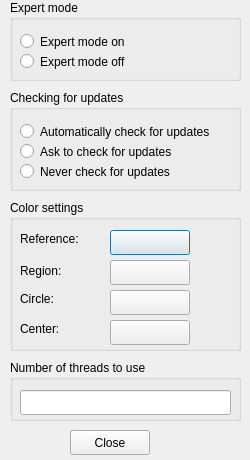
<?xml version="1.0" encoding="UTF-8"?>
<ui version="4.0">
 <class>OptionsGeneral</class>
 <widget class="QDialog" name="OptionsGeneral">
  <property name="geometry">
   <rect>
    <x>0</x>
    <y>0</y>
    <width>250</width>
    <height>460</height>
   </rect>
  </property>
  <property name="minimumSize">
   <size>
    <width>250</width>
    <height>460</height>
   </size>
  </property>
  <property name="maximumSize">
   <size>
    <width>250</width>
    <height>460</height>
   </size>
  </property>
  <property name="windowTitle">
   <string>I3S Pattern: Options</string>
  </property>
  <property name="windowIcon">
   <iconset resource="../resources.qrc">
    <normaloff>:/images/patternIcon.svg</normaloff>:/images/patternIcon.svg</iconset>
  </property>
  <property name="modal">
   <bool>true</bool>
  </property>
  <widget class="QGroupBox" name="groupBox">
   <property name="geometry">
    <rect>
     <x>10</x>
     <y>90</y>
     <width>231</width>
     <height>101</height>
    </rect>
   </property>
   <property name="title">
    <string>Checking for updates</string>
   </property>
   <widget class="QRadioButton" name="radAutoUpdates">
    <property name="geometry">
     <rect>
      <x>10</x>
      <y>30</y>
      <width>211</width>
      <height>23</height>
     </rect>
    </property>
    <property name="text">
     <string>Automatically check for updates</string>
    </property>
   </widget>
   <widget class="QRadioButton" name="radAskUpdates">
    <property name="geometry">
     <rect>
      <x>10</x>
      <y>50</y>
      <width>211</width>
      <height>23</height>
     </rect>
    </property>
    <property name="text">
     <string>Ask to check for updates</string>
    </property>
   </widget>
   <widget class="QRadioButton" name="radNeverUpdates">
    <property name="geometry">
     <rect>
      <x>10</x>
      <y>70</y>
      <width>211</width>
      <height>23</height>
     </rect>
    </property>
    <property name="text">
     <string>Never check for updates</string>
    </property>
   </widget>
  </widget>
  <widget class="QGroupBox" name="groupBox_2">
   <property name="geometry">
    <rect>
     <x>10</x>
     <y>200</y>
     <width>231</width>
     <height>151</height>
    </rect>
   </property>
   <property name="title">
    <string>Color settings</string>
   </property>
   <widget class="QLabel" name="label">
    <property name="geometry">
     <rect>
      <x>10</x>
      <y>30</y>
      <width>81</width>
      <height>17</height>
     </rect>
    </property>
    <property name="font">
     <font>
      <pointsize>9</pointsize>
     </font>
    </property>
    <property name="text">
     <string>Reference:</string>
    </property>
   </widget>
   <widget class="QLabel" name="label_2">
    <property name="geometry">
     <rect>
      <x>10</x>
      <y>60</y>
      <width>54</width>
      <height>21</height>
     </rect>
    </property>
    <property name="font">
     <font>
      <pointsize>9</pointsize>
     </font>
    </property>
    <property name="text">
     <string>Region:</string>
    </property>
   </widget>
   <widget class="QLabel" name="label_3">
    <property name="geometry">
     <rect>
      <x>10</x>
      <y>90</y>
      <width>54</width>
      <height>17</height>
     </rect>
    </property>
    <property name="font">
     <font>
      <pointsize>9</pointsize>
     </font>
    </property>
    <property name="text">
     <string>Circle:</string>
    </property>
   </widget>
   <widget class="QLabel" name="label_4">
    <property name="geometry">
     <rect>
      <x>10</x>
      <y>120</y>
      <width>54</width>
      <height>17</height>
     </rect>
    </property>
    <property name="font">
     <font>
      <pointsize>9</pointsize>
     </font>
    </property>
    <property name="text">
     <string>Center:</string>
    </property>
   </widget>
   <widget class="QPushButton" name="btnReferenceColor">
    <property name="geometry">
     <rect>
      <x>100</x>
      <y>30</y>
      <width>80</width>
      <height>25</height>
     </rect>
    </property>
    <property name="text">
     <string/>
    </property>
   </widget>
   <widget class="QPushButton" name="btnRegionColor">
    <property name="geometry">
     <rect>
      <x>100</x>
      <y>60</y>
      <width>80</width>
      <height>25</height>
     </rect>
    </property>
    <property name="text">
     <string/>
    </property>
   </widget>
   <widget class="QPushButton" name="btnCircleColor">
    <property name="geometry">
     <rect>
      <x>100</x>
      <y>90</y>
      <width>80</width>
      <height>25</height>
     </rect>
    </property>
    <property name="text">
     <string/>
    </property>
   </widget>
   <widget class="QPushButton" name="btnCenterColor">
    <property name="geometry">
     <rect>
      <x>100</x>
      <y>120</y>
      <width>80</width>
      <height>25</height>
     </rect>
    </property>
    <property name="text">
     <string/>
    </property>
   </widget>
  </widget>
  <widget class="QGroupBox" name="groupBox_3">
   <property name="geometry">
    <rect>
     <x>10</x>
     <y>360</y>
     <width>231</width>
     <height>61</height>
    </rect>
   </property>
   <property name="title">
    <string>Number of threads to use</string>
   </property>
   <widget class="QLineEdit" name="txtNumThreads">
    <property name="geometry">
     <rect>
      <x>10</x>
      <y>30</y>
      <width>211</width>
      <height>25</height>
     </rect>
    </property>
   </widget>
  </widget>
  <widget class="QPushButton" name="btnClose">
   <property name="geometry">
    <rect>
     <x>70</x>
     <y>430</y>
     <width>80</width>
     <height>25</height>
    </rect>
   </property>
   <property name="text">
    <string>Close</string>
   </property>
  </widget>
  <widget class="QGroupBox" name="groupBox_4">
   <property name="geometry">
    <rect>
     <x>10</x>
     <y>0</y>
     <width>231</width>
     <height>81</height>
    </rect>
   </property>
   <property name="title">
    <string>Expert mode</string>
   </property>
   <widget class="QRadioButton" name="radExpertOn">
    <property name="geometry">
     <rect>
      <x>10</x>
      <y>30</y>
      <width>271</width>
      <height>23</height>
     </rect>
    </property>
    <property name="text">
     <string>Expert mode on</string>
    </property>
   </widget>
   <widget class="QRadioButton" name="radExpertOff">
    <property name="geometry">
     <rect>
      <x>10</x>
      <y>50</y>
      <width>271</width>
      <height>23</height>
     </rect>
    </property>
    <property name="text">
     <string>Expert mode off</string>
    </property>
   </widget>
  </widget>
 </widget>
 <resources>
  <include location="../resources.qrc"/>
 </resources>
 <connections/>
</ui>
